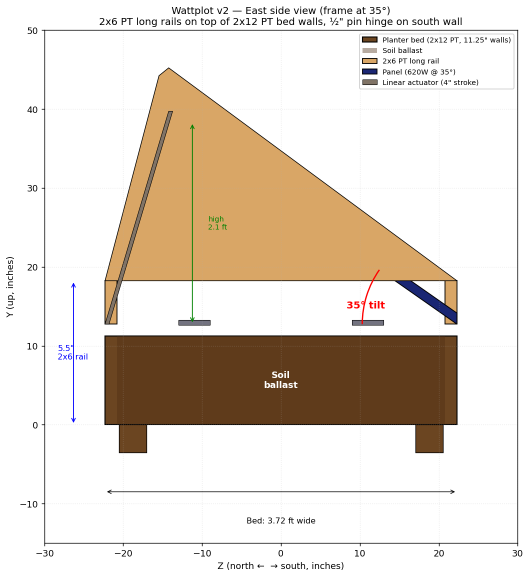
#> input picture docs/gallery/build/east-side.png, 1059 x 1155 px, found by its file name (shown at 1/2 size)
$ python audit_gallery.py
#> lines starting #> are read from the running program, lines starting #| are printed output that depends on the picture
import os
from PIL import Image, ImageStat
import math

# Higher score = more "real" content (more unique colors, higher variance).
# Lower score = flat / placeholder / broken.
def score(im):
    # RGB(A) -> RGB
    rgb = im.convert('RGB')
    # Count unique colors (downsample for speed)
    small = rgb.resize((128, 128))
    colors = small.getcolors(maxcolors=128*128) or []
    n_unique = len(colors)
    # Variance (stddev) of luminance
    stat = ImageStat.Stat(rgb.convert('L'))
    stddev = stat.stddev[0]
    # Combined score
    return n_unique, round(stddev, 1)

cats = ['build', 'electronics', 'simulations', 'booth']
results = []
for cat in cats:
    d = 'docs/gallery/' + cat
    if not os.path.isdir(d):
        continue
    for fn in sorted(os.listdir(d)):
        if not fn.lower().endswith(('.png', '.jpg', '.jpeg')):
            continue
        p = os.path.join(d, fn)
        size = os.path.getsize(p)
        try:
            im = Image.open(p)
#> im is the input picture: PIL image 1059x1155 RGBA; mean R, G, B, A 227, 216.8, 205.8, 255
            w, h = im.size
#> w = 1059; h = 1155
            fmt = im.format
#> fmt = 'PNG'
            n_colors, stddev = score(im)
#> in score, `small = rgb.resize((128, 128))`:
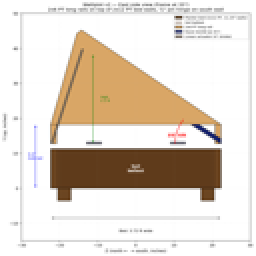
#> small: PIL image 128x128 RGB (shown 2 times larger); mean R, G, B 226.7, 216.5, 205.4
#> in score, `colors = small.getcolors(maxcolors=128*128) or []`: colors = 953 items
#> in score, `n_unique = len(colors)`: n_unique = 953
#> in score, `stddev = stat.stddev[0]`: stddev = 67.24
#> n_colors = 953; stddev = 67.2
            # Flag if n_colors < 100 (probably blank) or stddev < 8 (probably flat)
            flag = ''
            if n_colors < 200: flag += 'LOW_COLORS '
            if stddev < 10: flag += 'FLAT '
            if size < 25000: flag += 'SMALL_FILE '
        except Exception as e:
            w, h, fmt, n_colors, stddev, flag = 0, 0, 'ERR', 0, 0, str(e)
        results.append((cat, fn, size, w, h, fmt, n_colors, stddev, flag.strip()))

print('%-12s %-32s %7s %6s %5s %-6s %-5s %s' % ('cat', 'file', 'size_kb', 'colors', 'stddev', 'fmt', 'WxH', 'flag'))
print('-' * 110)
for r in sorted(results, key=lambda x: (x[0], x[8] or 'zzz')):
    cat, fn, sz, w, h, fmt, nc, sd, fl = r
    skb = sz / 1024
    flag_str = '[!] ' + fl if fl else ''
    print('%-12s %-32s %7.1f %6d %6.1f %-6s %-5s %s' % (cat, fn, skb, nc, sd, fmt, '%dx%d' % (w, h), flag_str))
